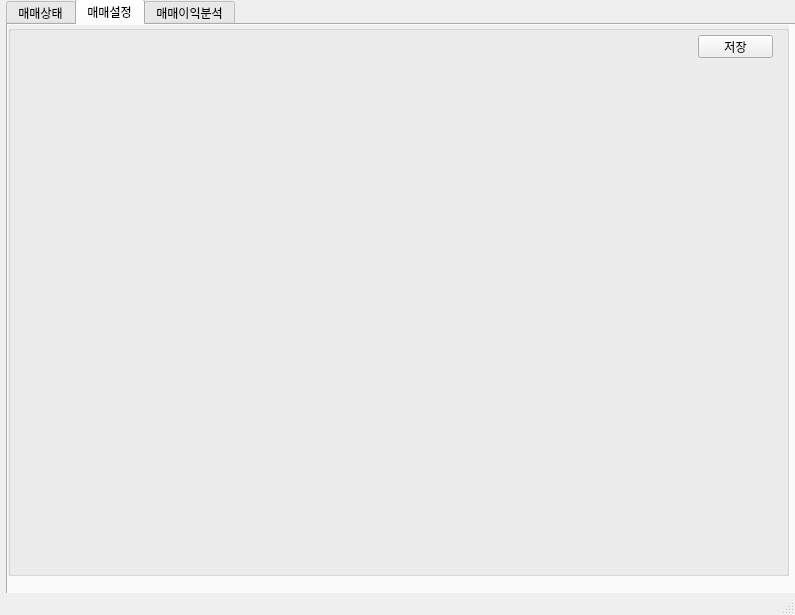
<?xml version="1.0" encoding="UTF-8"?>
<ui version="4.0">
 <class>MainWindow</class>
 <widget class="QMainWindow" name="MainWindow">
  <property name="geometry">
   <rect>
    <x>0</x>
    <y>0</y>
    <width>795</width>
    <height>615</height>
   </rect>
  </property>
  <property name="windowTitle">
   <string>CoinPond 2024</string>
  </property>
  <widget class="QWidget" name="centralwidget">
   <widget class="QTabWidget" name="tabWidget">
    <property name="geometry">
     <rect>
      <x>6</x>
      <y>-1</y>
      <width>1024</width>
      <height>768</height>
     </rect>
    </property>
    <property name="currentIndex">
     <number>1</number>
    </property>
    <widget class="QWidget" name="tab">
     <attribute name="title">
      <string>매매상태</string>
     </attribute>
     <widget class="QGroupBox" name="groupBox">
      <property name="geometry">
       <rect>
        <x>0</x>
        <y>0</y>
        <width>781</width>
        <height>551</height>
       </rect>
      </property>
      <property name="sizePolicy">
       <sizepolicy hsizetype="Maximum" vsizetype="Maximum">
        <horstretch>0</horstretch>
        <verstretch>0</verstretch>
       </sizepolicy>
      </property>
      <property name="autoFillBackground">
       <bool>true</bool>
      </property>
      <property name="title">
       <string/>
      </property>
     </widget>
    </widget>
    <widget class="QWidget" name="tab_2">
     <attribute name="title">
      <string>매매설정</string>
     </attribute>
     <widget class="QGroupBox" name="groupBox_3">
      <property name="geometry">
       <rect>
        <x>0</x>
        <y>0</y>
        <width>781</width>
        <height>551</height>
       </rect>
      </property>
      <property name="maximumSize">
       <size>
        <width>781</width>
        <height>551</height>
       </size>
      </property>
      <property name="autoFillBackground">
       <bool>true</bool>
      </property>
      <property name="title">
       <string/>
      </property>
      <property name="checkable">
       <bool>false</bool>
      </property>
      <widget class="QPushButton" name="pushButton">
       <property name="geometry">
        <rect>
         <x>690</x>
         <y>10</y>
         <width>75</width>
         <height>23</height>
        </rect>
       </property>
       <property name="text">
        <string>저장</string>
       </property>
      </widget>
     </widget>
    </widget>
    <widget class="QWidget" name="tab_3">
     <attribute name="title">
      <string>매매이익분석</string>
     </attribute>
     <widget class="QGroupBox" name="groupBox_2">
      <property name="geometry">
       <rect>
        <x>0</x>
        <y>0</y>
        <width>781</width>
        <height>551</height>
       </rect>
      </property>
      <property name="autoFillBackground">
       <bool>true</bool>
      </property>
      <property name="title">
       <string/>
      </property>
     </widget>
    </widget>
   </widget>
  </widget>
  <widget class="QMenuBar" name="menubar">
   <property name="geometry">
    <rect>
     <x>0</x>
     <y>0</y>
     <width>795</width>
     <height>21</height>
    </rect>
   </property>
  </widget>
  <widget class="QStatusBar" name="statusbar"/>
 </widget>
 <resources/>
 <connections/>
</ui>
